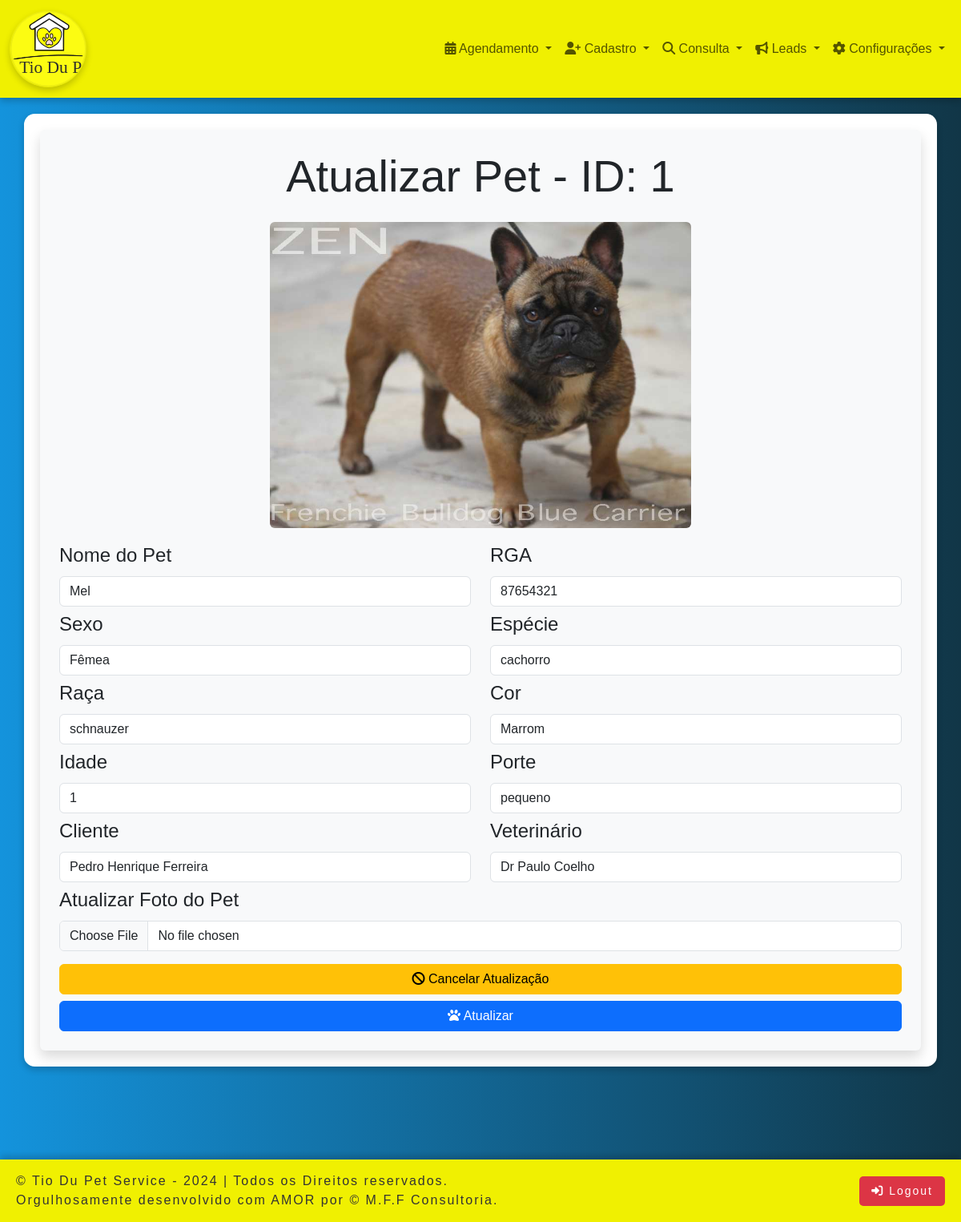
/office/pet_atualizar.php?id=1&nome=Mel&rga=87654321&sexo=Fêmea&especie=cachorro&raca=schnauzer&cor=Marrom&idade=1&porte=pequeno (signed in), run on the app's committed database.
### tables this page shows
CREATE TABLE `pet` (
  `id` int(11) NOT NULL,
  `cliente_id` int(11) NOT NULL,
  `veterinario_id` int(11) NOT NULL,
  `foto_pet` varchar(255) DEFAULT NULL,
  `nome` varchar(50) NOT NULL,
  `sexo` varchar(50) NOT NULL,
  `especie` varchar(30) NOT NULL,
  `raca` varchar(50) DEFAULT NULL,
  `cor` varchar(50) DEFAULT NULL,
  `idade` int(11) DEFAULT NULL,
  `porte` varchar(20) DEFAULT NULL,
  `rga` varchar(50) DEFAULT NULL
);

CREATE TABLE `cliente` (
  `id` int(11) NOT NULL,
  `nome` varchar(100) NOT NULL,
  `cpf` varchar(14) NOT NULL,
  `telefone` varchar(13) NOT NULL,
  `email` varchar(100) NOT NULL,
  `endereco` varchar(100) DEFAULT NULL,
  `numero` varchar(10) DEFAULT NULL,
  `complemento` varchar(20) DEFAULT NULL,
  `bairro` varchar(50) NOT NULL,
  `cep` varchar(10) NOT NULL,
  `cidade` varchar(50) NOT NULL,
  `estado` varchar(2) NOT NULL
);

CREATE TABLE `veterinario` (
  `id` int(10) NOT NULL,
  `nome` varchar(100) NOT NULL,
  `telefone` varchar(13) NOT NULL,
  `email` varchar(100) NOT NULL,
  `endereco` varchar(100) DEFAULT NULL,
  `numero` varchar(10) DEFAULT NULL,
  `complemento` varchar(20) DEFAULT NULL,
  `bairro` varchar(50) NOT NULL,
  `cep` varchar(10) NOT NULL,
  `cidade` varchar(50) NOT NULL,
  `estado` varchar(2) NOT NULL
);

### office/pet_atualizar.php (the view, shortened to what this page needs)
<?php
include 'office_header.php';
include 'conexaoAction.php';
$pet_id = intval($_GET['id']);
$sql = "
    SELECT pet.*, cliente.nome AS nome_cliente, veterinario.nome AS nome_veterinario
    FROM pet
    INNER JOIN cliente ON pet.cliente_id = cliente.id
    INNER JOIN veterinario ON pet.veterinario_id = veterinario.id
    WHERE pet.id = ?";
$stmt = $conexao->prepare($sql);
$stmt->bind_param('i', $pet_id);
$stmt->execute();
$resultado = $stmt->get_result();
if ($resultado->num_rows > 0) {
    $row = $resultado->fetch_assoc();
} else {
    echo "<div class='container'><p class='text-danger text-center'>Pet não encontrado.</p></div>";
    exit;
}
$sql_clientes = "SELECT id, nome FROM cliente";
$clientes_result = $conexao->query($sql_clientes);
$sql_veterinarios = "SELECT id, nome FROM veterinario";
$veterinarios_result = $conexao->query($sql_veterinarios);
?>
<head>
</head>
<body>
<div class="container-centered container d-flex justify-content-center align-items-center">
    <div class="form-container col-md-8 bg-light p-4 rounded shadow">
        <h1 class="text-center mb-4 display-4">Atualizar Pet - ID: <?php echo $pet_id; ?></h1>
        <div class="text-center mb-3">
            <?php if (!empty($row['foto_pet'])): ?>
                <img src="uploads/<?php echo $row['foto_pet']; ?>" alt="Foto do Pet" class="img-fluid rounded w-50">
            <?php else: ?>
                <p class="text-muted">Sem foto disponível.</p>
            <?php endif; ?>
        </div>
        <form id="atualizarpetForm">
            <div class="row mb-1">
                <div class="col-md-6">
                    <label for="txtNome" class="form-label">Nome do Pet</label>
                    <input name="txtNome" id="txtNome" type="text" class="form-control" value="<?php echo htmlspecialchars($row['nome']); ?>" required>
                </div>
                <div class="col-md-6">
                    <label for="txtRga" class="form-label">RGA</label>
                    <input name="txtRga" id="txtRga" type="text" class="form-control" value="<?php echo htmlspecialchars($row['rga']); ?>">
                </div>
            </div>
            <div class="row mb-1">
                <div class="col-md-6">
                    <label for="txtSexo" class="form-label">Sexo</label>
                    <input name="txtSexo" id="txtSexo" type="text" class="form-control" value="<?php echo htmlspecialchars($row['sexo']); ?>">
                </div>
                <div class="col-md-6">
                    <label for="txtEspecie" class="form-label">Espécie</label>
                    <input name="txtEspecie" id="txtEspecie" type="text" class="form-control" value="<?php echo htmlspecialchars($row['especie']); ?>">
                </div>
            </div>
            <div class="row mb-1">
                <div class="col-md-6">
                    <label for="txtRaca" class="form-label">Raça</label>
                    <input name="txtRaca" id="txtRaca" type="text" class="form-control" value="<?php echo htmlspecialchars($row['raca']); ?>">
                </div>
                <div class="col-md-6">
                    <label for="txtCor" class="form-label">Cor</label>
                    <input name="txtCor" id="txtCor" type="text" class="form-control" value="<?php echo htmlspecialchars($row['cor']); ?>">
                </div>
            </div>
            <div class="row mb-1">
                <div class="col-md-6">
                    <label for="txtIdade" class="form-label">Idade</label>
                    <input name="txtIdade" id="txtIdade" type="number" class="form-control" value="<?php echo htmlspecialchars($row['idade']); ?>" required>
                </div>
                <div class="col-md-6">
                    <label for="txtPorte" class="form-label">Porte</label>
                    <input name="txtPorte" id="txtPorte" type="text" class="form-control" value="<?php echo htmlspecialchars($row['porte']); ?>">
                </div>
            </div>
            <div class="row mb-1">
                <div class="col">
                    <label for="id_cliente" class="form-label">Cliente</label>
                    <select name="id_cliente" id="id_cliente" class="form-control">
                        <?php while ($cliente = $clientes_result->fetch_assoc()): ?>
                            <option value="<?php echo $cliente['id']; ?>" <?php echo ($cliente['id'] == $row['cliente_id']) ? 'selected' : ''; ?>>
                                <?php echo $cliente['nome']; ?>
                            </option>
                        <?php endwhile; ?>
                    </select>
                </div>
                <div class="col">
                    <label for="id_veterinario" class="form-label">Veterinário</label>
                    <select name="id_veterinario" id="id_veterinario" class="form-control">
                        <?php while ($veterinario = $veterinarios_result->fetch_assoc()): ?>
                            <option value="<?php echo $veterinario['id']; ?>" <?php echo ($veterinario['id'] == $row['veterinario_id']) ? 'selected' : ''; ?>>
                                <?php echo $veterinario['nome']; ?>
                            </option>
                        <?php endwhile; ?>
                    </select>
                </div>
            </div>
            <div class="mb-3">
                <label for="foto_pet" class="form-label">Atualizar Foto do Pet</label>
                <input type="file" name="foto_pet" id="foto_pet" class="form-control" accept="image/*">
            </div>
            <div class="text-center">
                <a href="pet_listar.php" class="btn btn-warning w-100 mb-2">
                    <i class="fa fa-ban"></i> Cancelar Atualização
                </a>
                <button type="submit" name="btnAtualizar" class="btn btn-primary w-100">
                    <i class="fa fa-paw"></i> Atualizar
                </button>
            </div>
        </form>
    </div>
</div>
</body>
</html>
<?php
include 'footer.php';
?>

### office/office_header.php (shortened to what this page needs)
<?php
function base_url($path = '') {
    return 'http://localhost/projeto_final/' . $path;
}
?>
<!DOCTYPE html>
<html lang="pt-br">
<head>
    <link href="https://cdn.jsdelivr.net/npm/bootstrap@5.3.3/dist/css/bootstrap.min.css" rel="stylesheet">
    <link rel="stylesheet" href="https://cdnjs.cloudflare.com/ajax/libs/font-awesome/6.0.0-beta3/css/all.min.css">
    <link rel="stylesheet" href="office_style.css">
</head>
<body>
<header>
    <nav class="navbar navbar-expand-lg">
        <div class="container-fluid">
            <a class="navbar-brand logo" href="<?php echo base_url('index.php'); ?>"><img src="../assets/images/LogoTioDu.svg" alt="Logo"></a>
            <div class="collapse navbar-collapse" id="navbarNav">
                <ul class="navbar-nav ms-auto">
                    <li class="nav-item dropdown">
                        <a class="nav-link dropdown-toggle" href="<?php echo base_url('office/main.php'); ?>" id="agendamentoDropdown" role="button" data-bs-toggle="dropdown" aria-expanded="false">
                            <i class="fas fa-calendar-alt"></i> Agendamento
                        </a>
                        </li>
                        <li class="nav-item dropdown">
                            <a class="nav-link dropdown-toggle" href="<?php echo base_url('office/main.php'); ?>" id="cadastroDropdown" role="button" data-bs-toggle="dropdown" aria-expanded="false">
                                <i class="fas fa-user-plus"></i> Cadastro
                            </a>
                        </li>
                    <li class="nav-item dropdown">
                        <a class="nav-link dropdown-toggle" href="<?php echo base_url('office/main.php'); ?>" id="consultaDropdown" role="button" data-bs-toggle="dropdown" aria-expanded="false">
                            <i class="fas fa-search"></i> Consulta
                        </a>
                    </li>
                    <li class="nav-item dropdown">
                        <a class="nav-link dropdown-toggle" href="<?php echo base_url('office/main.php'); ?>" id="leadsDropdown" role="button" data-bs-toggle="dropdown" aria-expanded="false">
                            <i class="fas fa-bullhorn"></i> Leads
                        </a>
                    </li>
                    <li class="nav-item dropdown">
                        <a class="nav-link dropdown-toggle" href="<?php echo base_url('office/main.php'); ?>" id="configDropdown" role="button" data-bs-toggle="dropdown" aria-expanded="false">
                            <i class="fas fa-cog"></i> Configurações
                        </a>
                    </li>
                </ul>
            </div>
        </div>
    </nav>
</header>
</body>
</html>

### office/footer.php (shortened to what this page needs)
<head>
</head>
<body>
    <div class="content-wrap">
        <div style="height: 12vh;"></div>
    </div>
    <footer class="footer">
        <p class="footer-text">© Tio Du Pet Service - 2024 | Todos os Direitos reservados. <br>
        Orgulhosamente desenvolvido com AMOR por © M.F.F Consultoria.</p>
        <a href="logout.php" class="login-btn">
            <i class="fas fa-sign-in-alt"></i> Logout
        </a>
    </footer>
</body>

### office/office_style.css (style rules this page uses)
.container-centered { display: flex; justify-content: center; align-items: center; padding: 20px; margin: 20px auto; background-color: #fff; box-shadow: 0 4px 8px rgba(0, 0, 0, 0.2); border-radius: 10pt; font-size:x-large; }
.form-container { width: 100%; background-color: #f8f9fa; padding: 30px; border-radius: 10px; box-shadow: 0px 4px 12px rgba(0, 0, 0, 0.1); }

### office/office_header.php (style rules this page uses)
body { background: linear-gradient(to right, rgb(20, 147, 220), rgb(17, 54, 71)); margin: 0; font-family: sans-serif; font-size: 1rem; }
.logo img { width: 12vh; height: 12vh; border-radius: 50%; box-shadow: 0 4px 8px rgba(0, 0, 0, 0.2); }
nav { background-color: #f0f001; box-shadow: 0 4px 8px rgba(0, 0, 0, 0.2); position:fixed; }

### office/footer.php (style rules this page uses)
body, html { height: 100%; display: flex; flex-direction: column; margin: 0; }
.content-wrap { flex: 1; }
.footer { display: flex; align-items: center; justify-content: space-between; letter-spacing: 2px; font-size: 16px; background-color: #f0f001; padding:15px 20px; color: #333; position: relative; bottom: 0; left: 0; width: 100%; box-shadow: 0 -4px 8px rgba(0, 0, 0, 0.2); }
.footer-text { margin: 0; }
.login-btn { font-size: 14px; color: white; background-color: #dc3545; padding: 8px 15px; border-radius: 5px; text-decoration: none; display: inline-block; transition: background-color 0.3s ease; }

### data on the page
pet: foto_pet (picture), txtNome "Mel", txtRga "87654321", txtSexo "Fêmea", txtEspecie "cachorro", txtRaca "schnauzer", txtCor "Marrom", txtIdade "1", txtPorte "pequeno", id_cliente "Pedro Henrique Ferreira", id_veterinario "Dr Paulo Coelho"

### other printed values
$pet_id "1"
